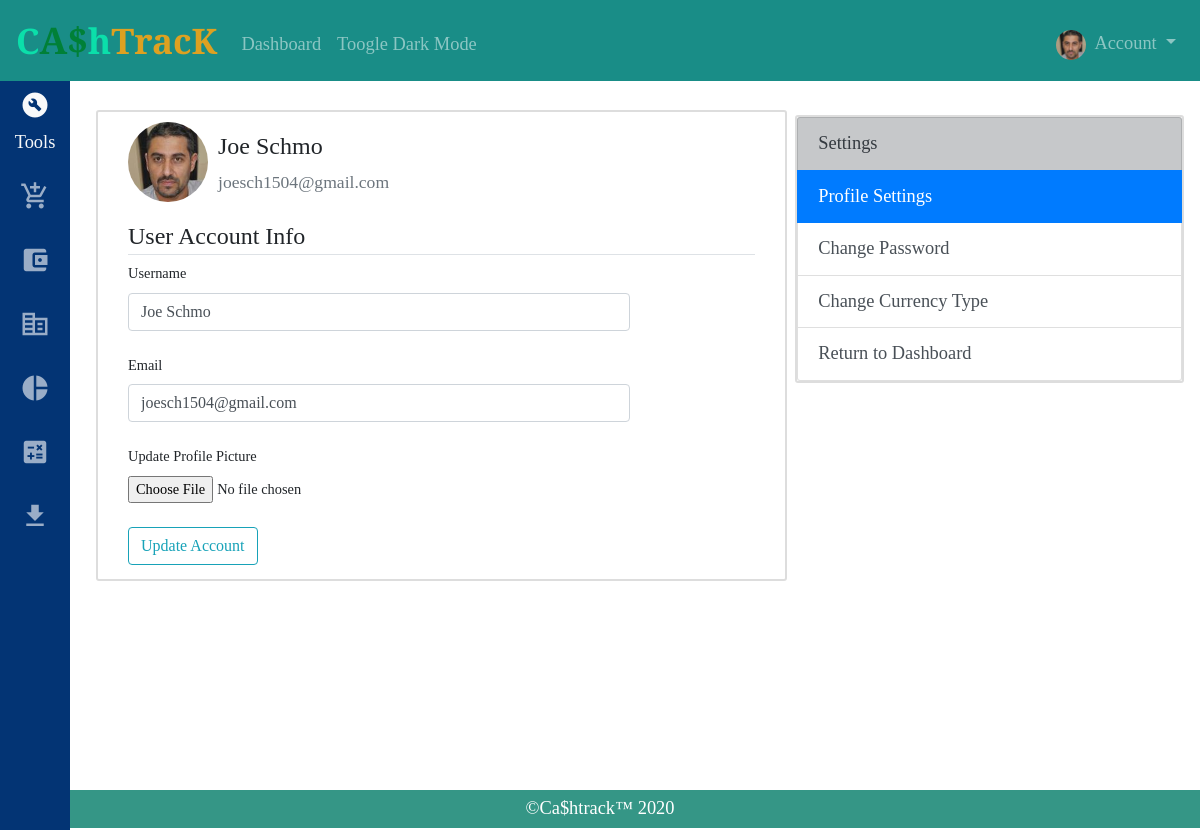
The app's page /account (signed in) with its own data.
### packages/database.py (models this page shows, shortened)
class User(db.Model, UserMixin):
    __tablename__ = "user"
    id = db.Column(db.Integer, primary_key=True)
    username = db.Column(db.String(20), unique=True, nullable=False)
    email = db.Column(db.String(120), unique=True, nullable=False)
    image_file = db.Column(db.String(40), nullable=False, default='default.png')
    password_hash = db.Column(db.String(120), nullable=False)
    balance = db.Column(db.Float, default=0)
    expenses = db.Column(db.Float, default=0)
    transactions = db.relationship('Transactions', backref='User', lazy=True)

### packages/users/routes.py (the view)
@users.route("/account", methods=['GET', 'POST'])
@login_required
def account():
    form = AccountUpdateForm()
    if form.validate_on_submit():
        if form.picture.data:
            picture_file = save_picture(form.picture.data)
            current_user.image_file = picture_file
        current_user.username = form.username.data
        current_user.email = form.email.data
        db.session.commit()
        flash('Account Details Updated', 'success')
        return redirect(url_for('users.account'))
    elif request.method == 'GET':
        form.username.data = current_user.username
        form.email.data = current_user.email
    image_file = url_for('static', filename='/profile_pics/' + current_user.image_file)
    return rnd_tmp('account.html', image_file=image_file, form=form)

### packages/users/forms.py (shortened to what this page needs)
class AccountUpdateForm(FlaskForm):
    username = str_field('Username', validators=[DataRequired(), Length(min=2, max=20)])
    email = str_field('Email', validators=[DataRequired(), Email()])
    picture = FileField('Update Profile Picture', validators=[FileAllowed(['jpg', 'png'])])
    submit = smt_field('Update Account')

### packages/cashtrack/helpers.py (called while the page is built)
def getfilter():
    try:
        filter = request.cookies.get('filter')
        if not filter:
            filter = 'USD'
    except:
        filter = 'USD'
    return filter

### packages/cashtrack/routes.py (called while the page is built)
@cashtrack.before_app_request
def define_currency():
    code = getfilter()
    currency = rates[code]['symbol']
    g.currency = currency
    g.code = code

### packages/database.py (called while the page is built)
@login_manager.user_loader
def load_user(user_id):
    return User.query.get(int(user_id))

### packages/templates/account.html (shortened to what this page needs)
{% extends "layout.html" %}
{% block content %}
<div id="body-form" class="flex">
    <div class="content-left content-settings">
        <div class="media">
            <img class="rounded-circle account-img" src="{{ image_file }}">
            <div class="media-body">
                <h2 class="account-heading">{{ current_user.username }}</h2>
                <span class="text-secondary account-email">
                    {{ current_user.email}}</span>
            </div>
        </div>
        <form action="" method="post" enctype="multipart/form-data">
            <fieldset class="form_group">
                <legend class="border-bottom mb-2">User Account Info</legend>
                <div class="form_group mb-4">
                    {{ form.username.label(class="form-control-label") }}
                    {% if form.username.errors %}
                        {{ form.username(class="form-control form-control-md is-invalid", autocomplete="off") }}
                        <small class="invalid-feedback">
                        {% for error in form.username.errors %}
                            {{ error }}
                        {% endfor %}
                        </small>
                    {% else %}
                        {{ form.username(class="form-control form-control-md", autocomplete="off") }}
                    {% endif %}
                </div>
                <div class="form_group mb-4">
                    {{ form.email.label(class="form-control-label") }}
                    {% if form.email.errors %}
                        {{ form.email(class="form-control form-control-md is-invalid", autocomplete="off") }}
                        <small class="invalid-feedback">
                        {% for error in form.email.errors %}
                            {{ error }}
                        {% endfor %}
                        </small>
                    {% else %}
                        {{ form.email(class="form-control form-control-md", autocomplete="off") }}
                    {% endif %}
                </div>
                <div class="form_group mb-4">
                    {{ form.picture.label(class="form-control-label")}}
                    {{ form.picture(class="form-control-file") }}
                </div>
                <div class="form_group mb-1">
                    {{ form.submit(class="btn btn-outline-info") }}
                </div>
            </fieldset>
        </form>
    </div>
    <div class="list-group content-side" style="z-index: 0;">
        <li class="list-group-item list-group-item-dark text-dark">Settings</li>
        <a href="#" class="list-group-item list-group-item-action active">
          Profile Settings
        </a>
        <a href="{{url_for('users.change_password')}}" class="list-group-item list-group-item-action">Change Password</a>
        <a href="{{url_for('cashtrack.change_currency')}}" class="list-group-item list-group-item-action">Change Currency Type</a>
        <a href="{{url_for('cashtrack.overview')}}" class="list-group-item list-group-item-action">Return to Dashboard</a>
    </div>
</div>
{% endblock %}

### packages/templates/layout.html (shortened to what this page needs)
<!DOCTYPE html>
<html>
    <head>
      <link rel="stylesheet" href="https://stackpath.bootstrapcdn.com/bootstrap/4.5.0/css/bootstrap.min.css">
      <link rel="stylesheet" type="text/css" href="{{ url_for('static', filename='styles.css') }}">
    </head>
    <body>
      <div id="page">
        <div id="contents">
          <nav id="navBar" class="navbar navbar-expand-md navbar-dark" style="background-color: rgb(25, 141, 135);">
            {% if current_user.is_authenticated %}
              {% set link = 'javascript:void(0)' %}
            {% else %}
              {% set link = 'home' %}
            {% endif %}
            <a id="sitelogo" class="navbar-brand" href="{{ link }}" onclick="return toogleSidebar();">
              <strong class="green">C</strong>
              <strong class="dark-green">A$</strong>
              <strong class="green">h</strong>
              <strong class="orange">TracK</strong>
            </a>
            <div class="collapse navbar-collapse" id="navbarSupportedContent">
                <ul class="navbar-nav mr-auto mt-2">
                  {% if current_user.is_authenticated %}
                    <li class="nav-item"><a class="nav-link" href="{{url_for('cashtrack.overview')}}">Dashboard</a></li>
                  {% endif %}
                    <li class="nav-item"><a id="dark-mode" href="javascript:void(0);" onclick="return toogleDark();" class="nav-link">Toogle Dark Mode</a></li>
                </ul>
                <ul class="navbar-nav ml-auto mt-2">
                  {% if current_user.is_authenticated %}
                  <li class="nav-item dropdown">
                    <a class="nav-link dropdown-toggle" href="#" id="navbarDropdown" role="button" data-toggle="dropdown" aria-haspopup="true" aria-expanded="true">
                      <img class="rounded-circle navbar-img" src="/static/profile_pics/{{ current_user.image_file }}">
                      Account
                    </a>
                  </li>
                  {% else %}
                    <a class="bar-btn btn btn-outline-light" href="{{url_for('users.register')}}">Register</a>
                    <a class="bar-btn btn btn-info" href="{{url_for('users.login')}}">Log In</a>
                  {% endif %}
                </ul>
              </div>
          </nav>
          {% if current_user.is_authenticated %}
            <div id="Sidebar" class="sidebar-shrink">
              <header>
              </header>
              <div>
                <div class="text-light">
                  <span class="material-icons md-30">build_circle</span>
                  <span>Tools</span>
                </div>
                <a href="{{url_for('cashtrack.transactions')}}">
                    <span class="material-icons md-30">add_shopping_cart</span>
                </a>
                <a href="{{url_for('cashtrack.income')}}">
                    <span class="material-icons md-30">account_balance_wallet</span>
                </a>
                <a href="{{url_for('cashtrack.budget')}}">
                    <span class="material-icons md-30">corporate_fare</span>
                </a>
                <a href="{{url_for('cashtrack.records')}}">
                    <span class="material-icons md-30">pie_chart</span>
                </a>
                <a href="{{url_for('cashtrack.interest')}}">
                    <span class="material-icons md-30">calculate</span>
                </a>
                <a href="{{url_for('cashtrack.download')}}">
                    <span class="material-icons md-30">get_app</span>
                </a>
              </div>
          </div>
          {% endif %}
          {% block content %}{% endblock %}
          <main class="container p-5">
          </main>
      </div>
      <footer id="footer">
        <p>&#169;Ca$htrack&#8482; 2020</p>
      </footer>
    </div>
    </body>
</html>

### packages/static/styles.css (style rules this page uses)
.content-left .form-control { width: 80%; }
main { overflow-x: auto; text-align: center; }
.container { position: relative; top: 70px; overflow-y: hidden; }
html { height: 100%; }
body { font-size: 1.15rem; font-family: 'Playfair Display', serif; height: 100vh; }
.content-left { background: #ffffff; border: 2px solid #dddddd; border-radius: 3px; margin: 80px 0 0 130px; width: 41%; }
.content-side { background: #ffffff; border: 2px solid #dddddd; border-radius: 3px; margin: 85px 50px 0 70px; height: 100%; margin-right: 1rem; width: 30%; }
.flex { display: flex; justify-content: flex-start; }
#body, #body-form, #body-main { transition: margin-left 0.5s; }
.content-settings { padding: 10px 30px; }
.list-group-item-action.active { z-index: 0; }
nav .navbar-brand { font-size: 0; font-family: 'Playfair Display', serif; }
.green { color: #0bdfaa; font-size: 2.2rem; }
.dark-green { color: #008037; font-size: 2.3rem; }
.orange { color: #dda121; font-size: 2.2rem; }
#navBar { position: fixed; top: 0; left: 0; right: 0; z-index: 2; height: 70px; }
nav { text-align: center; display: inline-block; transition: ease-in 0.4s ease-out 0s; }
nav .navbar-img { width: 30px; height: 30px; border: 1px transparent #dddddd; text-align: center; margin-right: 5px; }
.account-img { height: 125px; width: 125px; margin-right: 30px; margin-bottom: 16px; }
.account-email { font-size: 1.5rem; overflow: hidden; text-overflow: ellipsis; word-wrap: break-word; }
.account-heading { margin-top: 10px; margin-right: 10px; font-size: 2.5rem; }
#Sidebar { z-index: 1; position: fixed; top: 0; left: 0; bottom: 0; height: 100%; background-color: rgb(3, 52, 116); transition: margin-left 0.4s; overflow-y: auto; }
#Sidebar header { background-color: rgba(0, 38, 87, 0.924); width: 100%; height: 70px; position: absolute; top: 0; }
.sidebar-shrink { padding-top: 90px; width: 70px; text-align: center; }
#Sidebar > header { text-align: center; }
#Sidebar > div > a { display: block; color: rgba(255, 255, 255, 0.6); text-decoration: none; line-height: 30px; text-align: inherit; }
.sidebar-shrink > div > a { margin-top: 25px; }
.material-icons.md-30 { font-size: 30px; }
#page { min-height: 100vh; position: relative; display: block; }
#contents { min-height: 95vh; padding-bottom: 2.5rem; }
#footer { margin: 0; padding: 0; width: 100%; height: auto; position: absolute; bottom: -1; background-color: rgba(3, 124, 104, 0.8); text-align: center; color: white; }
#footer > p { margin-top:5px; margin-bottom: 5px; }
@media (min-width: 768px) and (max-width: 1332px) { #navBar { height: auto; } }
@media (min-width: 768px) and (max-width: 1332px) { .account-heading { font-size: 1.5rem; } }
@media (min-width: 768px) and (max-width: 1332px) { .account-img { margin-right: 10px; width: 80px; height: 80px; } }
@media (min-width: 768px) and (max-width: 1332px) { .account-email { font-size: 1.1rem; overflow: hidden; text-overflow: ellipsis; word-wrap: break-word; } }
@media (min-width: 768px) and (max-width: 1332px) { .flex { display: flex; flex-flow: row; margin-top: 30px; } }
@media (min-width: 768px) and (max-width: 1332px) { .content-left { width: 70%; margin-left: 6rem; font-size: 0.9rem; } }
@media (min-width: 768px) and (max-width: 1332px) { .content-side { width: 40%; margin-left: 0.5rem; } }

### records on screen
User: image_file (picture), username "Joe Schmo", email "joesch1504@gmail.com"
